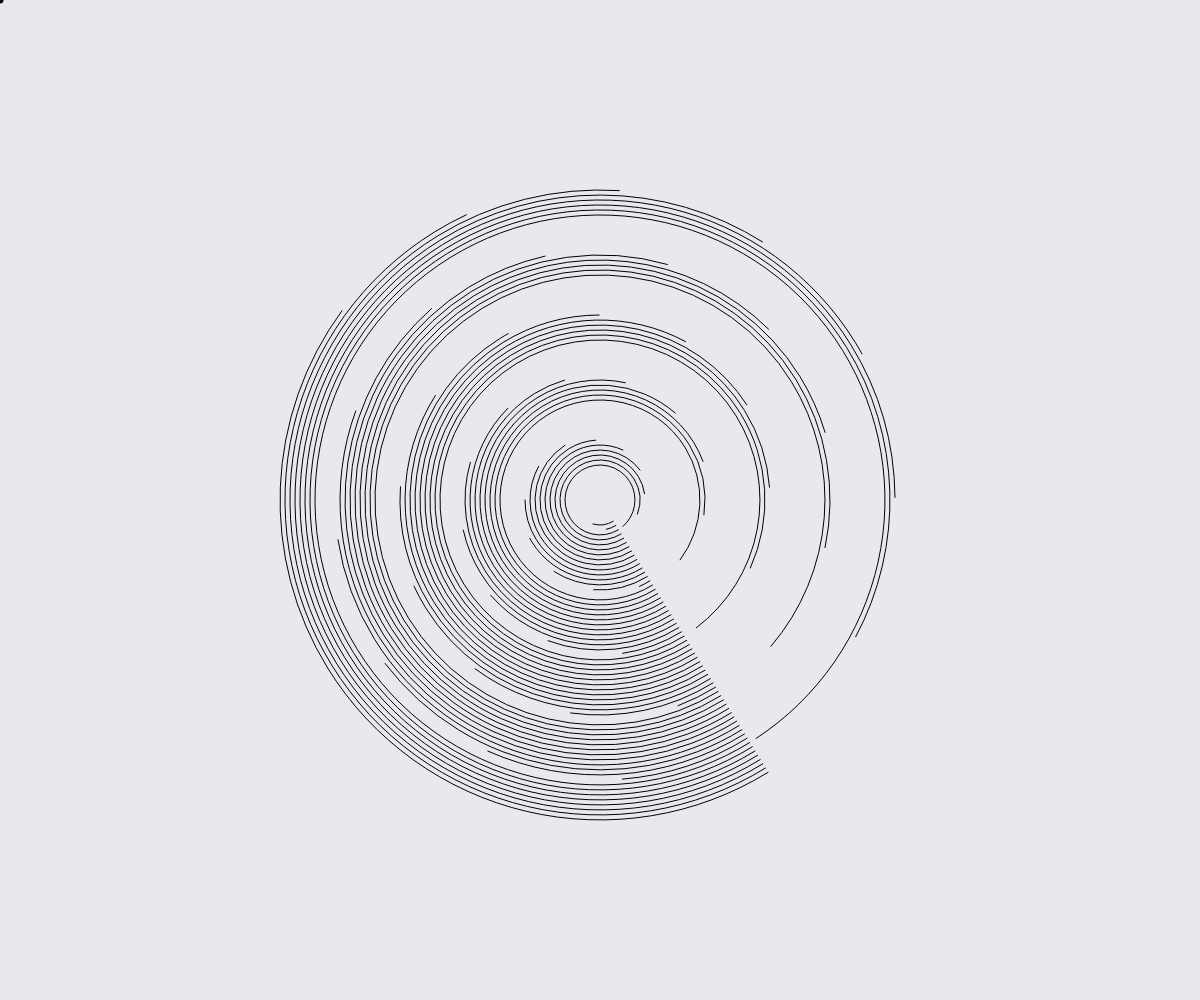
Frame 1 (no input)
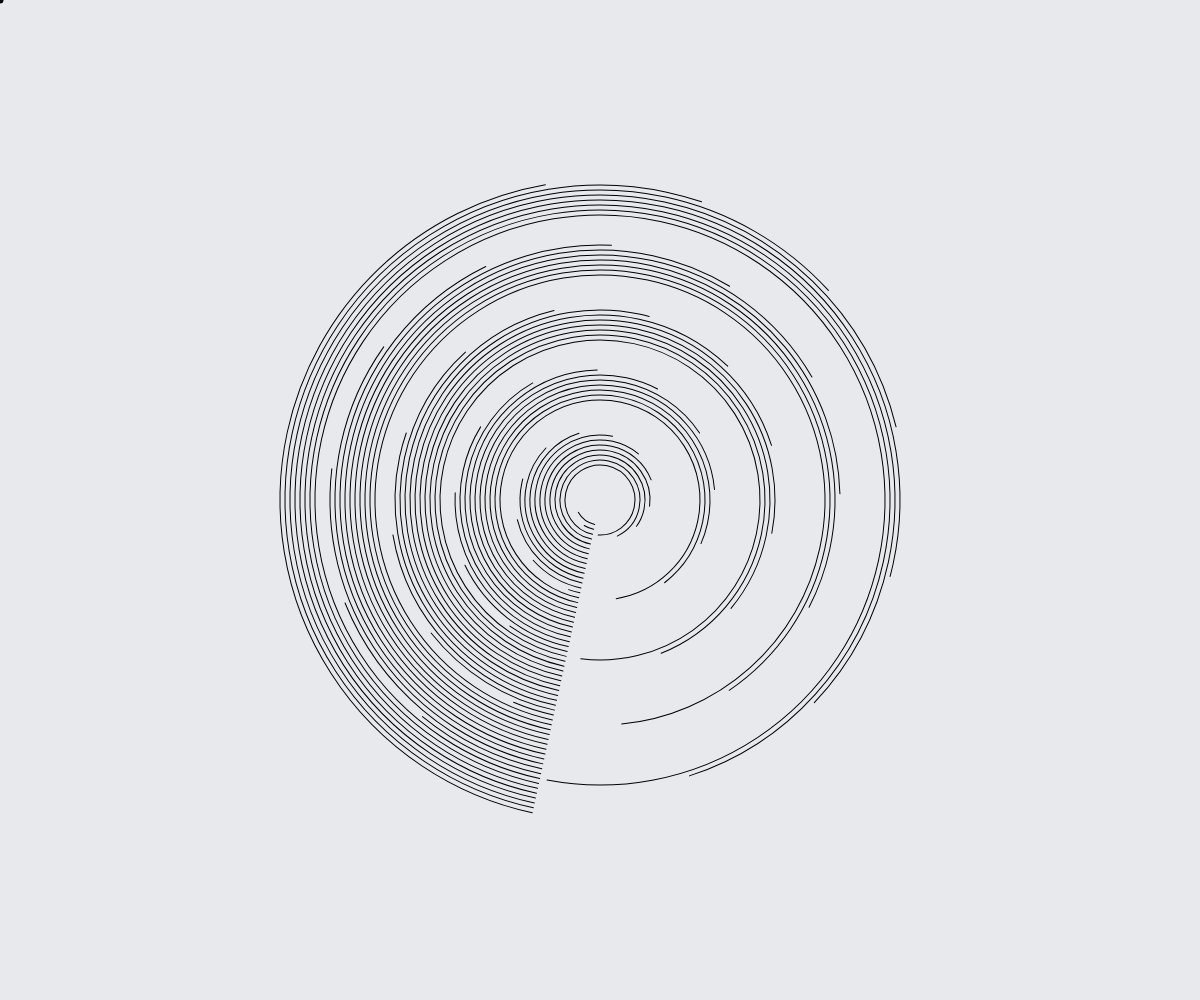
Frame 60 (no input)
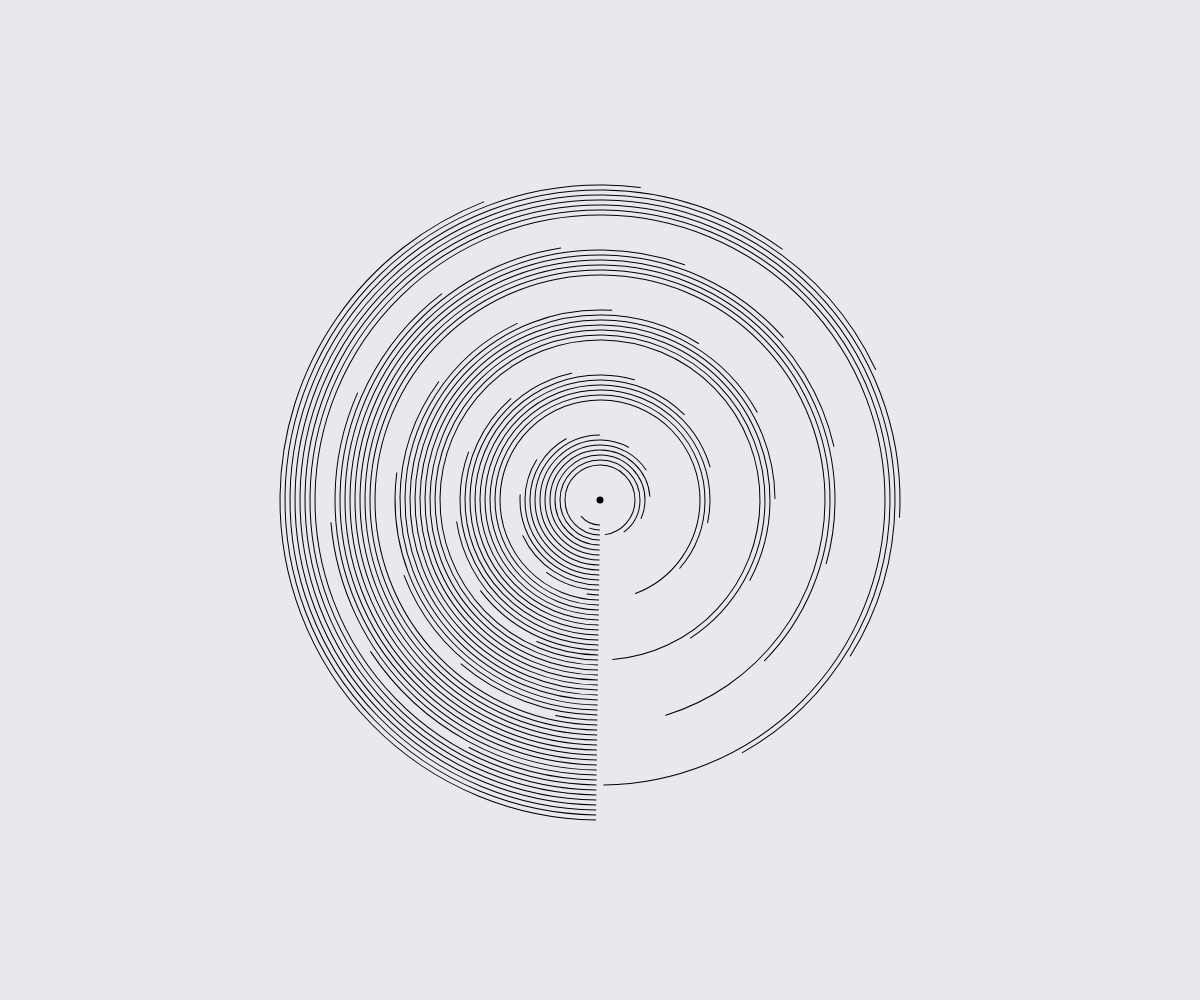
Frame 120 (the mouse pressed at the canvas centre since frame 60)

The p5.js sketch that drew these frames (run headless with seeded random() and noise() and a simulated clock; from frame 60 on, the mouse is pressed at the canvas centre):

// p5.js sketch
// ── sketch.js
let gap = 10;
let cirNum = 60;
let cirSize = 50;
let angle=0;

function setup() {
  createCanvas(windowWidth, windowHeight);
  angleMode(degrees);
}

function draw() {
  background(232, 233, 237);
  noCursor();
  noStroke();
  fill('black');
  circle(mouseX, mouseY, 7);
  
  push();
  translate(width/2, height/2);
  rotate(angle);
  //angle = map(mouseX,0, width, -1, 1);
  angle = angle + map (mouseX, 0, width, -0.2, 0.2);
  noFill();
  stroke('black');
  strokeWeight(1);
  for (let i=0; i < cirNum; i++){
    arc(0, 0, cirSize + gap * i, cirSize + gap * i, 45, 360-i/2);
  }
pop()

}
// ── script.js
// Mensajito!
console.log("Está funcionando el cambio de color!");

// Cambios de color del texto :p
function cambiarColor() {
  var textoCabecera = document.getElementById("textoCabecera");
  textoCabecera.style.color = "red";
  var textoPrincipal1 = document.getElementById("textoPrincipal1");
  textoPrincipal1.style.color = "blue";
  var textoPrincipal2 = document.getElementById("textoPrincipal2");
  textoPrincipal2.style.color = "green";
  var textoPrincipal3 = document.getElementById("textoPrincipal3");
  textoPrincipal3.style.color = "red";
  var textoPrincipal4 = document.getElementById("textoPrincipal4");
  textoPrincipal4.style.color = "blue";
  var textoPrincipal5 = document.getElementById("textoPrincipal5");
  textoPrincipal5.style.color = "green";
}
// ── style.css
html,
body {
  background-color: rgb(219, 221, 224);
}

/* Opciones del texto y fotos*/
#textoPrincipal1 {
  color: rgb(14, 13, 13);
  font-family: 'Raleway', sans-serif;
  font-size: 1.3vw;
  text-align: left;
  margin: auto;
  padding-left: 60px;
  padding-right: 60px;
  padding-top: 20px;
  padding-bottom: 20px;
}

#textoPrincipal2 {
  color: rgb(14, 13, 13);
  font-family: 'Raleway', sans-serif;
  font-size: 1.3vw;
  text-align: left;
  margin: auto;
  padding-left: 60px;
  padding-right: 60px;
  padding-top: 20px;
  padding-bottom: 20px;
}

#textoPrincipal3 {
  color: rgb(14, 13, 13);
  font-family: 'Raleway', sans-serif;
  font-size: 1.3vw;
  text-align: left;
  margin: auto;
  padding-left: 60px;
  padding-right: 60px;
  padding-top: 20px;
  padding-bottom: 20px;
}

#textoPrincipal4 {
  color: rgb(14, 13, 13);
  font-family: 'Raleway', sans-serif;
  font-size: 1.3vw;
  text-align: left;
  margin: auto;
  padding-left: 60px;
  padding-right: 60px;
  padding-top: 20px;
  padding-bottom: 20px;
}

#textoPrincipal5 {
  color: rgb(14, 13, 13);
  font-family: 'Raleway', sans-serif;
  font-size: 1.3vw;
  text-align: left;
  margin: auto;
  padding-left: 60px;
  padding-right: 60px;
  padding-top: 20px;
  padding-bottom: 20px;
}

#textoCabecera {
  color: rgb(14, 13, 13);
  font-family: 'Raleway', sans-serif;
  font-size: 2.1vw;
  text-align: center;
  font-weight: bolder;
  margin: auto;
  padding-left: 80px;
  padding-right: 0px;
  padding-top: 60px;
  padding-bottom: 30px;
}

canvas {
  display: flex;
}

/* Cambio de las fotos dependiendo de la pantalla */
#imagen {
  display: block;
  margin: auto;
  max-width: 93%;
  padding-left: 0px;
  padding-right: 0px;
  padding-top: 40px;
  padding-bottom: 40px;
}

/* Aquí me ayudo mi compañero, no tenia ni idea que se podia cambiar el link de esa manera */
#link {
  font-family: 'Raleway', sans-serif;
  font-weight: lighter;
  display: block;
  text-align: center;
  color: rgb(23, 29, 156);
  font-size: 1.5vw;
  padding-top: 20px;
  padding-bottom: 50px;
}

#link:hover {
  color: rgb(176, 42, 114);
}

/* Presets para cambio de tamaño pantalla en la fuente */
@media (width <=800px) {
  #textoCabecera {
    font-size: 4vw;
    text-align: center;
    margin: auto;
    padding-left: 18px;
    padding-right: 18px;
    padding-top: 18px;
    padding-bottom: 18px;
  }
}

@media (width <=800px) {
  #link {
    font-size: 4vw;
  }
}

@media (width <=800px) {
  #textoPrincipal1 {
    font-size: 3.5vw;
    text-align: left;
    margin: auto;
    padding-left: 18px;
    padding-right: 18px;
    padding-top: 18px;
    padding-bottom: 18px;
  }
}

@media (width <=800px) {
  #textoPrincipal2 {
    font-size: 3.5vw;
    text-align: left;
    margin: auto;
    padding-left: 18px;
    padding-right: 18px;
    padding-top: 18px;
    padding-bottom: 18px;
  }
}

@media (width <=800px) {
  #textoPrincipal3 {
    font-size: 3.5vw;
    text-align: left;
    margin: auto;
    padding-left: 18px;
    padding-right: 18px;
    padding-top: 18px;
    padding-bottom: 18px;
  }
}

@media (width <=800px) {
  #textoPrincipal4 {
    font-size: 3.5vw;
    text-align: left;
    margin: auto;
    padding-left: 18px;
    padding-right: 18px;
    padding-top: 18px;
    padding-bottom: 18px;
  }
}

@media (width <=800px) {
  #textoPrincipal5 {
    font-size: 3.5vw;
    text-align: left;
    margin: auto;
    padding-left: 18px;
    padding-right: 18px;
    padding-top: 18px;
    padding-bottom: 18px;
  }
}
